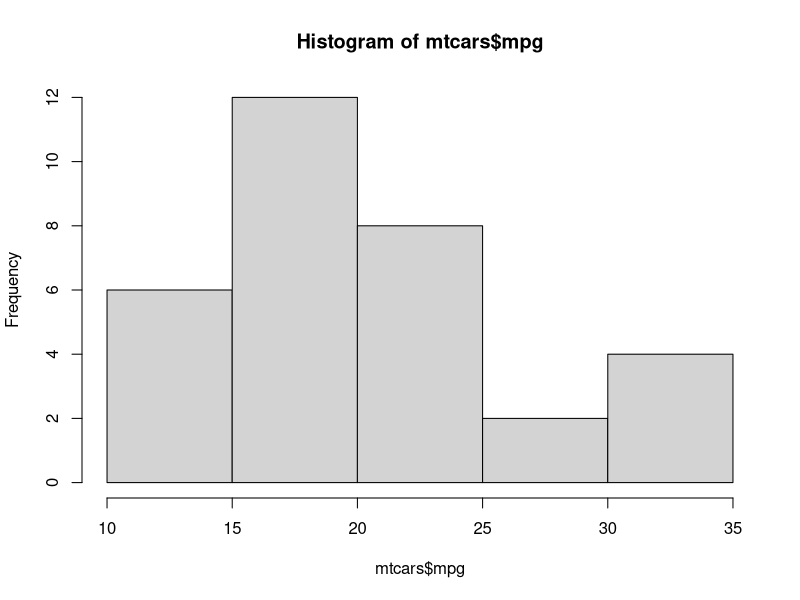
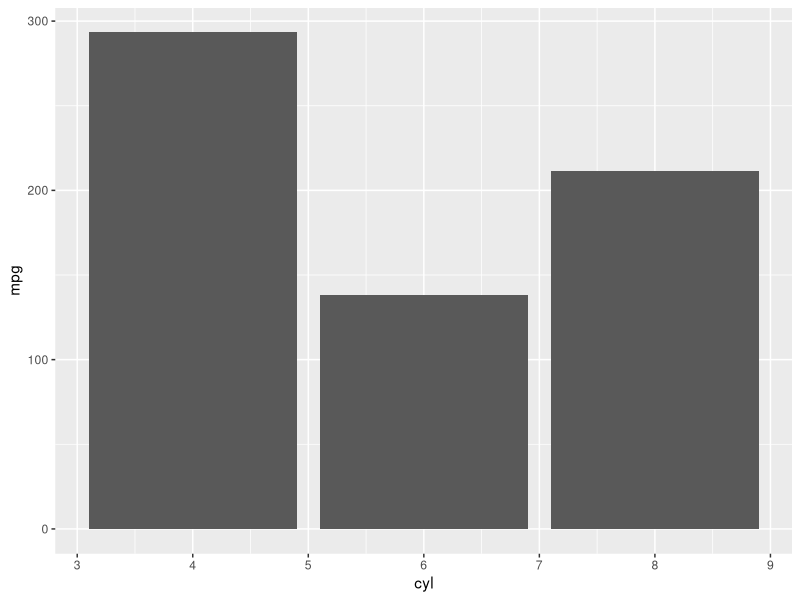

Here is the R script that generated these plots, in order:
# this is my first script

data(mtcars)

str(mtcars)

hist(mtcars$mpg)

summary(mtcars)

library(ggplot2)

ggplot(mtcars, aes(cyl, mpg)) +
  geom_col()
